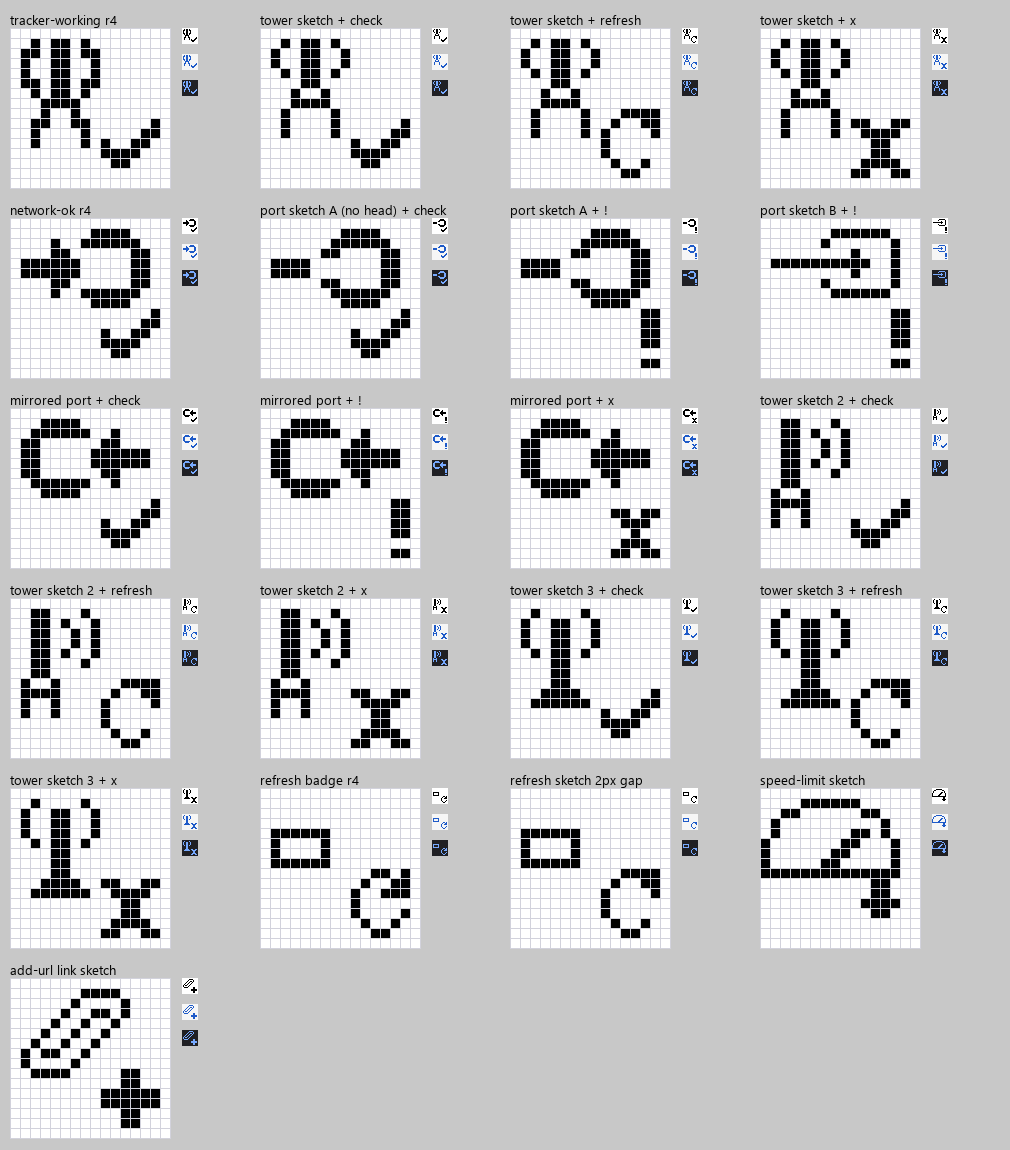

Write the Python code that produced this figure.
# Revision 4 review: reviewer's pixel sketches for the "Redraw as" column. Not artwork. Some show that a
# suggestion fits the 16 px grid and the badge rules (refresh badge with a 2 px gap, speed-limit gauge);
# others are recorded because they FAILED (towers 1-3, ports A and mirrored), to show which obvious
# fixes do not work. See REPORT.md. Rows are 16 px strings, '#' is ink.
# Each sketch is shown at x10 with a grid, then at native 16 px on white, light grey and dark.
# Usage: python -I proposals.py <output png>   (needs Pillow)
import sys
from PIL import Image, ImageDraw, ImageFont

def grid(rows):
    rows = (rows + [''] * 16)[:16]
    return [r.ljust(16, '.')[:16] for r in rows]

def put(base, x0, y0, rows):
    out = [list(r) for r in base]
    for dy, r in enumerate(rows):
        for dx, ch in enumerate(r):
            if ch == '#':
                out[y0 + dy][x0 + dx] = '#'
    return [''.join(r) for r in out]

EMPTY = ['.' * 16] * 16
# Badges as drawn in revision 4 (states.cjs / common.cjs), for context.
OK = (9, 9, ['.....#', '....##', '#..##.', '####..', '.##...'])
BANG = (13, 9, ['##', '##', '##', '##', '..', '##'])
CROSS = (9, 9, ['##..##', '.####.', '..##..', '..##..', '.####.', '##..##'])
SMALLX = (10, 10, ['##.##', '.###.', '..#..', '.###.', '##.##'])
PLUS = (9, 9, ['..##..', '..##..', '######', '######', '..##..', '..##..'])
# Refresh badge, revision 4, and a sketch with a 2 px gap under the arrowhead (like #21 refresh).
R4 = (9, 8, ['..##.#', '.#..##', '#..###', '#.....', '#....#', '.#..#.', '..##..'])
RB = (9, 8, ['..####', '.#..##', '#....#', '#.....', '#.....', '.#..#.', '..##..'])

def icon(base_rows, *badges):
    g = put(EMPTY, 0, 0, grid(base_rows))
    for x, y, rows in badges:
        g = put(g, x, y, rows)
    return g

# Tracker base sketch 1 (fails: still an insect/figure): shorter waves, lattice legs with a cross-brace.
TOWER = ['',
         '..#.##.#',
         '.#..##..#',
         '.#..##..#',
         '..#.##.#',
         '....##',
         '...#..#',
         '...####',
         '..#....#',
         '..#....#',
         '..#....#']
# Revision 4 compact tower for comparison.
TOWER_R4 = ['', '..#.##.#', '.##.##.##', '.#..##..#', '.#..##..#', '.##.##.##', '..#.##.#', '...####',
            '...#..#', '..##..##', '..#....#', '..#....#']
# Network sketch A (fails: still "-?"): a nearly closed 2 px ring with a 2 px mouth and a headless shaft.
PORT = ['',
        '........####',
        '.......######',
        '......##....##',
        '.####.......##',
        '.####.......##',
        '......##....##',
        '.......######',
        '........####']
PORT_R4 = ['', '........####', '....#..######', '....##......##', '.######.....##', '.######.....##',
           '....##......##', '....#..######', '........####']
# Network sketch B (least "?"-like, but reads as a key or plug): 1 px ring, arrowhead inside, 3 px mouth.
PORT_B = ['',
          '.......######',
          '......#......#',
          '.........#...#',
          '.##########..#',
          '.........#...#',
          '......#......#',
          '.......######']
# Speed-limit: half dial with a flat base and a needle, as the base; small arrow as the badge.
GAUGE = ['',
         '....######',
         '..##......##',
         '.#..........#',
         '.#.......##.#',
         '#.......##...#',
         '#......##....#',
         '#.....##.....#',
         '##############']
DOWN_BADGE = (10, 9, ['.##.', '.##.', '####', '.##.'])
# Add URL as a single chain link (two rounded loops, 45 degrees) with the plus badge.
LINK = ['',
        '.......####',
        '......#....#',
        '.....#..##.#',
        '....#..#..#',
        '...#..#..#',
        '..#..#..#',
        '.#.##..#',
        '.#....#',
        '..####']

# Tracker base sketch 2 (fails: reads as "P)" or "R"): one-sided waves, so it has no "arms".
TOWER2 = ['',
          '..##...#',
          '..##.#..#',
          '..##..#.#',
          '..##..#.#',
          '..##.#..#',
          '..##...#',
          '..##',
          '.#..#',
          '.####',
          '.#..#',
          '.#..#']
# Network sketch, mirrored (fails: reads as "C+"): ring top-left, arrow entering from the right.
PORT_M = [r[::-1].rjust(15, '.')[-15:] if r else r for r in PORT_R4]
# Tracker base sketch 3 (fails: reads as a trident "Ψ" on a stand): tall mast, stepped foot, no legs.
TOWER3 = ['',
          '..#....#',
          '.#..##..#',
          '.#..##..#',
          '.#..##..#',
          '..#.##.#',
          '....##',
          '....##',
          '....##',
          '...####',
          '..######']

SK = [
    ('tracker-working r4', icon(TOWER_R4, OK)),
    ('tower sketch + check', icon(TOWER, OK)),
    ('tower sketch + refresh', icon(TOWER, RB)),
    ('tower sketch + x', icon(TOWER, CROSS)),
    ('network-ok r4', icon(PORT_R4, OK)),
    ('port sketch A (no head) + check', icon(PORT, OK)),
    ('port sketch A + !', icon(PORT, BANG)),
    ('port sketch B + !', icon(PORT_B, BANG)),
    ('mirrored port + check', icon(PORT_M, OK)),
    ('mirrored port + !', icon(PORT_M, BANG)),
    ('mirrored port + x', icon(PORT_M, SMALLX)),
    ('tower sketch 2 + check', icon(TOWER2, OK)),
    ('tower sketch 2 + refresh', icon(TOWER2, RB)),
    ('tower sketch 2 + x', icon(TOWER2, CROSS)),
    ('tower sketch 3 + check', icon(TOWER3, OK)),
    ('tower sketch 3 + refresh', icon(TOWER3, RB)),
    ('tower sketch 3 + x', icon(TOWER3, CROSS)),
    ('refresh badge r4', icon(['', '', '', '', '.######', '.#....#', '.#....#', '.######'], R4)),
    ('refresh sketch 2px gap', icon(['', '', '', '', '.######', '.#....#', '.#....#', '.######'], RB)),
    ('speed-limit sketch', icon(GAUGE, DOWN_BADGE)),
    ('add-url link sketch', icon(LINK, PLUS)),
]

Z = 10
font = ImageFont.truetype('C:/Windows/Fonts/segoeui.ttf', 13)
COLS = 4
cw, ch = 16 * Z + 90, 16 * Z + 30
img = Image.new('RGB', (cw * COLS + 10, ch * ((len(SK) + COLS - 1) // COLS) + 10), (200, 200, 200))
d = ImageDraw.Draw(img)
for k, (name, g) in enumerate(SK):
    x0, y0 = 10 + (k % COLS) * cw, 10 + (k // COLS) * ch
    d.text((x0, y0), name, fill=(0, 0, 0), font=font)
    y0 += 18
    d.rectangle([x0, y0, x0 + 16 * Z, y0 + 16 * Z], fill=(255, 255, 255))
    for yy, row in enumerate(g):
        for xx, c in enumerate(row):
            if c == '#':
                d.rectangle([x0 + xx * Z, y0 + yy * Z, x0 + xx * Z + Z - 1, y0 + yy * Z + Z - 1], fill=(0, 0, 0))
    for t in range(17):
        d.line([(x0 + t * Z, y0), (x0 + t * Z, y0 + 16 * Z)], fill=(210, 210, 220))
        d.line([(x0, y0 + t * Z), (x0 + 16 * Z, y0 + t * Z)], fill=(210, 210, 220))
    for j, (bg, fg) in enumerate((((255, 255, 255), (0, 0, 0)), ((246, 246, 246), (30, 90, 200)),
                                   ((32, 32, 36), (120, 170, 255)))):
        sx, sy = x0 + 16 * Z + 12, y0 + j * 26
        d.rectangle([sx, sy, sx + 15, sy + 15], fill=bg)
        for yy, row in enumerate(g):
            for xx, c in enumerate(row):
                if c == '#':
                    d.point((sx + xx, sy + yy), fill=fg)
img.save(sys.argv[1])
print(sys.argv[1])
